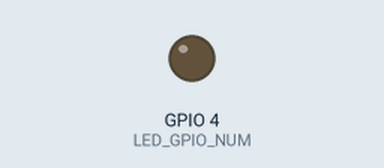
The program below on a simulated ESP32. Shown: output pins drawn as LEDs (lit = HIGH). WiFi joins after 1.5 s; servers stay silent unless stated; uploads are accepted with an empty reply; the camera gives no picture.

Above: at 9.08 s.
At 11.6 s:
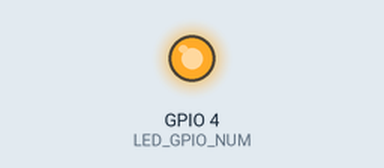
Timing chart, 0 to 15.6 s (numbered marks = the images above):
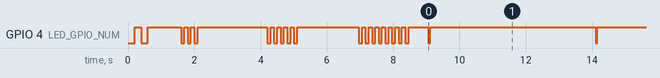

The program:

main.cpp
```cpp
// ESP32-CAM Diagnostic - Blinks LED to show status
#include <WiFi.h>
#include <HTTPClient.h>
#include "esp_camera.h"

void blink(int count, int ms);  // Forward declaration

// Pins
#define PWDN_GPIO_NUM 32
#define XCLK_GPIO_NUM  0
#define SIOD_GPIO_NUM 26
#define SIOC_GPIO_NUM 27
#define Y9_GPIO_NUM   35
#define Y8_GPIO_NUM   34
#define Y7_GPIO_NUM   39
#define Y6_GPIO_NUM   36
#define Y5_GPIO_NUM   21
#define Y4_GPIO_NUM   19
#define Y3_GPIO_NUM   18
#define Y2_GPIO_NUM    5
#define VSYNC_GPIO_NUM 25
#define HREF_GPIO_NUM  23
#define PCLK_GPIO_NUM  22
#define LED_GPIO_NUM    4

const char* SSID = "SpectrumSetup-617D";
const char* PASS = "smoothcurrent945";
const char* SERVER = "http://192.168.1.139:5555/capture";

void setup() {
  pinMode(LED_GPIO_NUM, OUTPUT);
  digitalWrite(LED_GPIO_NUM, HIGH);  // LED off

  // Blink = starting
  blink(2, 200);

  // Init camera
  camera_config_t cfg;
  cfg.ledc_channel = LEDC_CHANNEL_0;
  cfg.ledc_timer = LEDC_TIMER_0;
  cfg.pin_pwdn = PWDN_GPIO_NUM;
  cfg.pin_reset = -1;
  cfg.pin_xclk = XCLK_GPIO_NUM;
  cfg.pin_sccb_sda = SIOD_GPIO_NUM;
  cfg.pin_sccb_scl = SIOC_GPIO_NUM;
  cfg.pin_d7 = Y9_GPIO_NUM;
  cfg.pin_d6 = Y8_GPIO_NUM;
  cfg.pin_d5 = Y7_GPIO_NUM;
  cfg.pin_d4 = Y6_GPIO_NUM;
  cfg.pin_d3 = Y5_GPIO_NUM;
  cfg.pin_d2 = Y4_GPIO_NUM;
  cfg.pin_d1 = Y3_GPIO_NUM;
  cfg.pin_d0 = Y2_GPIO_NUM;
  cfg.pin_vsync = VSYNC_GPIO_NUM;
  cfg.pin_href = HREF_GPIO_NUM;
  cfg.pin_pclk = PCLK_GPIO_NUM;
  cfg.xclk_freq_hz = 20000000;
  cfg.pixel_format = PIXFORMAT_JPEG;
  cfg.frame_size = FRAMESIZE_VGA;
  cfg.jpeg_quality = 12;
  cfg.fb_count = 1;

  bool camOK = (esp_camera_init(&cfg) == ESP_OK);
  blink(camOK ? 3 : 10, 100);  // 3 blinks = cam OK, 10 = fail

  // WiFi
  WiFi.mode(WIFI_STA);
  WiFi.begin(SSID, PASS);

  int tries = 0;
  while (WiFi.status() != WL_CONNECTED && tries < 30) {
    delay(500);
    tries++;
  }

  bool wifiOK = (WiFi.status() == WL_CONNECTED);
  blink(wifiOK ? 5 : 15, 100);  // 5 blinks = WiFi OK

  if (!wifiOK) ESP.restart();

  // Send photo
  if (camOK) {
    delay(1000);
    camera_fb_t *fb = esp_camera_fb_get();
    if (fb) {
      HTTPClient http;
      http.begin(SERVER);
      http.addHeader("Content-Type", "image/jpeg");
      http.addHeader("X-Device-ID", "test-cam");
      int code = http.POST(fb->buf, fb->len);
      esp_camera_fb_return(fb);

      blink(code == 200 ? 8 : 20, 100);  // 8 = sent OK, 20 = fail
    }
  }
}

void blink(int count, int ms) {
  for (int i = 0; i < count; i++) {
    digitalWrite(LED_GPIO_NUM, LOW);   // On
    delay(ms);
    digitalWrite(LED_GPIO_NUM, HIGH);  // Off
    delay(ms);
  }
  delay(500);
}

void loop() {
  // Keep alive blink
  digitalWrite(LED_GPIO_NUM, LOW);
  delay(50);
  digitalWrite(LED_GPIO_NUM, HIGH);
  delay(5000);
}
```

Measured:
- by itself, GPIO 4 (LED_GPIO_NUM): HIGH → LOW at 0.40 s, → HIGH 0.20 s later, → LOW 1.0 s later, → HIGH 0.10 s later, … (82 changes in this stretch)
